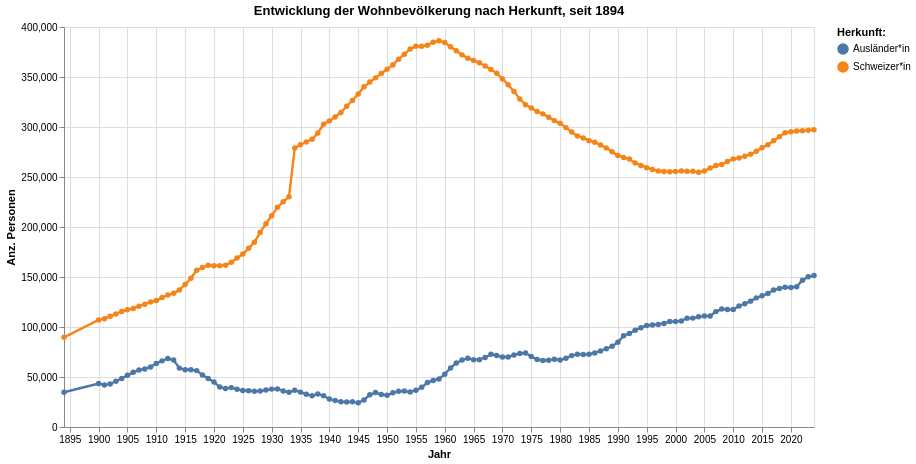

The cell this chart's notebook holds for it:
### Code cell
grafik1

### Figure 1 — Vega-Lite specification as saved in the notebook (floating-point values rounded to 4 significant figures; data arrays with more than 128 entries replaced by an {"elided": "..."} marker saying what was removed)
{"config": {"view": {"continuousWidth": 300, "continuousHeight": 300}}, "layer": [{"mark": {"type": "circle"}, "encoding": {"color": {"field": "HerkunftLang", "legend": {"orient": "right", "title": "Herkunft:"}, "scale": {"scheme": "tableau10"}, "type": "nominal"}, "opacity": {"value": 1.3}, "tooltip": [{"field": "Jahr", "type": "temporal"}, {"field": "HerkunftLang", "type": "nominal"}, {"field": "sum_AnzBestWir", "type": "quantitative"}], "x": {"axis": {"title": "Jahr"}, "field": "Jahr", "type": "temporal"}, "y": {"axis": {"title": "Anz. Personen"}, "field": "sum_AnzBestWir", "type": "quantitative"}}, "name": "view_1", "title": "Entwicklung der Wohnbevölkerung nach Herkunft, seit 1894"}, {"mark": {"type": "line"}, "encoding": {"color": {"field": "HerkunftLang", "legend": {"orient": "right", "title": "Herkunft:"}, "scale": {"scheme": "tableau10"}, "type": "nominal"}, "strokeWidth": {"condition": {"test": {"not": {"param": "param_1"}}, "value": 1.2}, "value": 2.4}, "tooltip": [{"field": "Jahr", "type": "temporal"}, {"field": "HerkunftLang", "type": "nominal"}, {"field": "sum_AnzBestWir", "type": "quantitative"}], "x": {"axis": {"title": "Jahr"}, "field": "Jahr", "type": "temporal"}, "y": {"axis": {"title": "Anz. Personen"}, "field": "sum_AnzBestWir", "type": "quantitative"}}, "title": "Entwicklung der Wohnbevölkerung nach Herkunft, seit 1894"}], "data": {"name": "data-398b5f60540c8a694395afb32fa624a7"}, "height": 400, "params": [{"name": "param_1", "select": {"type": "point", "fields": ["HerkunftLang:N"], "nearest": true, "on": "pointerover"}, "views": ["view_1"]}], "width": 750, "$schema": "https://vega.github.io/schema/vega-lite/v5.8.0.json", "datasets": {"data-398b5f60540c8a694395afb32fa624a7": {"elided": "252 records"}}}
